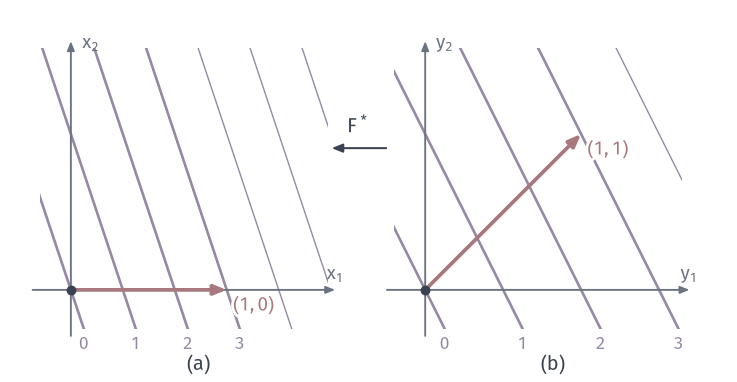

This chart was generated by the following Python code:
"""Pullback of 2dy1+dy2 under F(x1,x2)=(x1,x1+x2) is 3dx1+dx2; v=(1,0) goes to Jv=(1,1); both readings are 3."""
from pathlib import Path
import sys
ROOT = next(p for p in Path(__file__).resolve().parents if (p/"build.sh").is_file() and (p/"tex/book.tex").is_file())
sys.path.insert(0, str(ROOT/"figures/04-spaces-measures-and-geometry/04-manifolds/matplotlib/mfd-common"))
from mfd3d import *

from matplotlib.patches import Rectangle
W, H = 104, 54
fig, ax = canvas(W, H)
def panel(x0, y0, a, b, v, xn, yn, vlab):
    s = 22
    xr, yr = (-.2, 1.65), (-.25, 1.55)
    O = np.array([x0, y0])
    rect = Rectangle((x0+s*xr[0], y0+s*yr[0]), s*(xr[1]-xr[0]), s*(yr[1]-yr[0]), transform=ax.transData)
    for k in range(-4, 11):
        x = np.array([-3.0, 6.0])
        if abs(b) > 1e-9:
            y = (k-a*x)/b
        line, = ax.plot(x0+s*x, y0+s*y, color=PURPLE, lw=(1.05 if 0 <= k <= 3 else .55), zorder=2)
        line.set_clip_path(rect)
    for k in range(4):
        label(ax, (x0+s*(k-b*yr[0])/a, y0+s*yr[0]-2.1), str(k), 7, PURPLE)
    arrow(ax, O+[s*xr[0]-1, 0], O+[s*xr[1]+1, 0], color=MUTED, lw=.75, scale=5.5)
    arrow(ax, O+[0, s*yr[0]-1], O+[0, s*yr[1]+1], color=MUTED, lw=.75, scale=5.5)
    label(ax, O+[s*xr[1]+1, 2.3], xn, 7.5, MUTED); label(ax, O+[2.8, s*yr[1]+.8], yn, 7.5, MUTED)
    arrow(ax, O, O+s*np.array(v), color=RED, lw=1.5, scale=7.5, zorder=8)
    dot(ax, O, INK, zorder=9)
    label(ax, O+s*np.array(v)+[3.8, -2.2], vlab, 7.5, RED, halo=True)
panel(10, 13, 3, 1, (1, 0), '$x_1$', '$x_2$', '$(1,0)$')
panel(60, 13, 2, 1, (1, 1), '$y_1$', '$y_2$', '$(1,1)$')
arrow(ax, (54.5, 33), (46.8, 33), color=INK, lw=.8); label(ax, (50.6, 36.2), r'$F^*$')
panel_tag(ax, 28, 1.7, '(a)'); panel_tag(ax, 78, 1.7, '(b)')
save(fig, Path(__file__).resolve().parent, 'figure', {'formula': 'F(x1,x2)=(x1,x1+x2); b=(2,1); a=J^T b=(3,1); v=(1,0), Jv=(1,1); a.v=b.Jv=3'})
